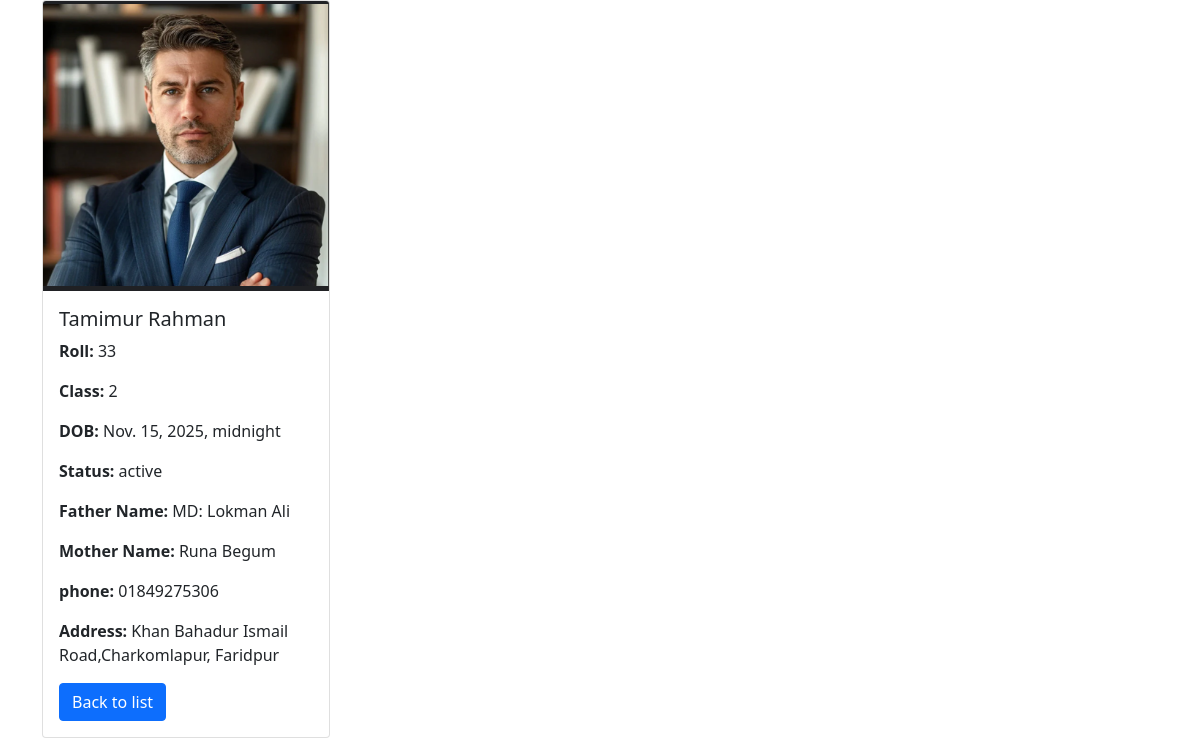
The app's page /profile/1 with its own data.
### students/models.py (models this page shows, shortened)
class Student_Info(models.Model):
    STATUS=[
        ('active','Active'),
        ('inactive','Inactive'),
    ]
    CLASS_CHOICES = [
    ("1", "Class 1"),
    ("2", "Class 2"),
    ("3", "Class 3"),
    ("4", "Class 4"),
    ("5", "Class 5"),
    ("6", "Class 6"),
    ("7", "Class 7"),
    ("8", "Class 8"),
    ("9", "Class 9"),
    ("10", "Class 10"),]
    name = models.CharField(max_length=100)
    roll = models.IntegerField()
    student_class=models.CharField(max_length=2, choices=CLASS_CHOICES)
    dob = models.DateTimeField(null=False,blank=False)
    status=models.CharField(max_length=10,choices=STATUS, default='active')
    father_name = models.CharField(max_length=100)
    mother_name = models.CharField(max_length=100)
    phone=models.CharField(max_length=100)
    adress=models.TextField(max_length=100)
    photo = models.ImageField(upload_to=student_photo_path,blank=True,null=True)
    class Meta:
        constraints = [
            models.UniqueConstraint(
                fields=['student_class', 'roll'],
                name='unique_roll_per_class'
            )
        ]

### students/views.py (the view)
# urls.py: path('profile/<int:id>',student_profile_view,name='st_profile_view'),
def student_profile_view(request,id):
    student = Student_Info.objects.get(id=id) # id capture korlam
    return render(request,'student_details.html',{'student':student})

### students/templates/student_details.html
{% extends "base.html" %}
{% load static %}
{% block content %}
<div class="card" style="width: 18rem;">
{% if student.photo %}
  <img class="card-img-top" src="{{student.photo.url}}" alt="Card image cap">
{% else %}
    <img class="card-img-top" src="{% static 'students/image.png' %}" alt="Card image cap">
{% endif %}
  <div class="card-body">
    <h5 class="card-title">{{student.name}}</h5>
    <p><strong> Roll: </strong>{{student.roll}}</p>
    <p><strong> Class: </strong>{{student.student_class}}</p>
    <p><strong> DOB: </strong>{{student.dob}}</p>
    <p><strong> Status: </strong>{{student.status}}</p>
    <p><strong> Father Name: </strong>{{student.father_name}}</p>
    <p><strong> Mother Name: </strong>{{student.mother_name}}</p>
    <p><strong> phone: </strong>{{student.phone}}</p>
    <p><strong>Address:  </strong>{{student.adress}}</p>
    <a href="{% url 'list' %}" class="btn btn-primary">Back to list</a>
  </div>
</div>
{% endblock content %}

### records on screen
Student_Info: photo (picture), name "Tamimur Rahman", roll "33", student_class "2", dob "Nov. 15, 2025, midnight", status "active", father_name "MD: Lokman Ali", mother_name "Runa Begum", phone "01849275306", adress "Khan Bahadur Ismail Road,Charkomlapur, Faridpur"
